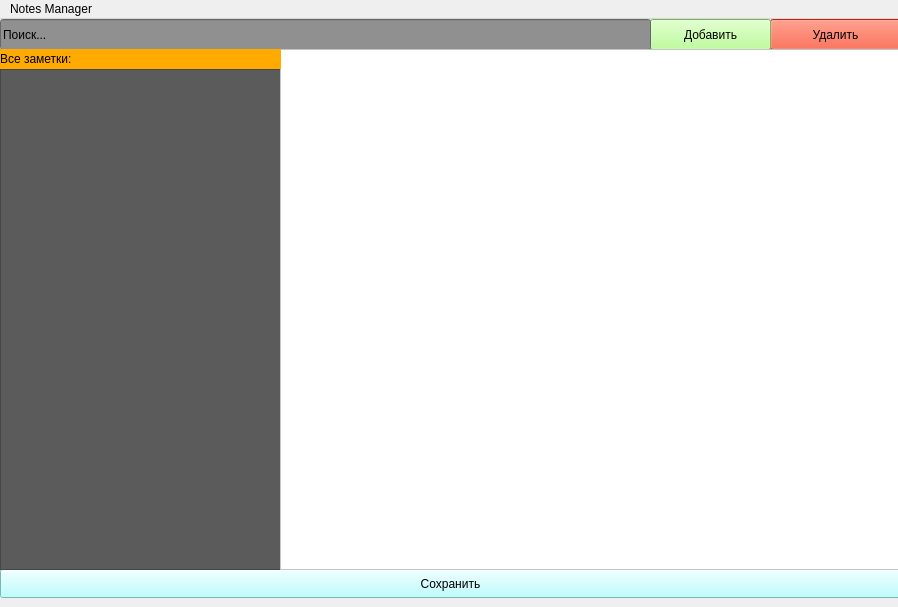
<?xml version="1.0" encoding="UTF-8"?>
<ui version="4.0">
 <class>MainWindow</class>
 <widget class="QMainWindow" name="MainWindow">
  <property name="geometry">
   <rect>
    <x>0</x>
    <y>0</y>
    <width>898</width>
    <height>607</height>
   </rect>
  </property>
  <property name="minimumSize">
   <size>
    <width>898</width>
    <height>607</height>
   </size>
  </property>
  <property name="maximumSize">
   <size>
    <width>898</width>
    <height>607</height>
   </size>
  </property>
  <property name="windowTitle">
   <string>MainWindow</string>
  </property>
  <widget class="QWidget" name="centralwidget">
   <widget class="QPushButton" name="pushButton">
    <property name="geometry">
     <rect>
      <x>770</x>
      <y>0</y>
      <width>131</width>
      <height>31</height>
     </rect>
    </property>
    <property name="styleSheet">
     <string notr="true">color: rgb(0, 0, 0);
background-color: rgb(255, 59, 20);</string>
    </property>
    <property name="text">
     <string>Удалить</string>
    </property>
   </widget>
   <widget class="QPushButton" name="pushButton_2">
    <property name="geometry">
     <rect>
      <x>650</x>
      <y>0</y>
      <width>121</width>
      <height>31</height>
     </rect>
    </property>
    <property name="styleSheet">
     <string notr="true">background-color: rgb(170, 255, 127);
color: rgb(0, 0, 0);</string>
    </property>
    <property name="text">
     <string>Добавить</string>
    </property>
   </widget>
   <widget class="QPushButton" name="pushButton_3">
    <property name="geometry">
     <rect>
      <x>0</x>
      <y>550</y>
      <width>901</width>
      <height>29</height>
     </rect>
    </property>
    <property name="styleSheet">
     <string notr="true">background-color: rgb(170, 255, 255);
color: rgb(0, 0, 0);</string>
    </property>
    <property name="text">
     <string>Сохранить</string>
    </property>
   </widget>
   <widget class="QListWidget" name="listWidget">
    <property name="geometry">
     <rect>
      <x>0</x>
      <y>50</y>
      <width>281</width>
      <height>501</height>
     </rect>
    </property>
    <property name="styleSheet">
     <string notr="true">background-color: rgb(91, 91, 91);</string>
    </property>
   </widget>
   <widget class="QLineEdit" name="lineEdit">
    <property name="geometry">
     <rect>
      <x>0</x>
      <y>0</y>
      <width>651</width>
      <height>31</height>
     </rect>
    </property>
    <property name="styleSheet">
     <string notr="true">background-color: rgb(144, 144, 144);</string>
    </property>
    <property name="text">
     <string>Поиск...</string>
    </property>
   </widget>
   <widget class="QTextEdit" name="textEdit">
    <property name="geometry">
     <rect>
      <x>280</x>
      <y>30</y>
      <width>621</width>
      <height>521</height>
     </rect>
    </property>
    <property name="styleSheet">
     <string notr="true">background-color: rgb(255, 255, 255);
color: rgb(0, 0, 0);</string>
    </property>
   </widget>
   <widget class="QLabel" name="label">
    <property name="geometry">
     <rect>
      <x>0</x>
      <y>30</y>
      <width>281</width>
      <height>20</height>
     </rect>
    </property>
    <property name="styleSheet">
     <string notr="true">background-color: rgb(255, 170, 0);</string>
    </property>
    <property name="text">
     <string>Все заметки:</string>
    </property>
   </widget>
  </widget>
  <widget class="QMenuBar" name="menubar">
   <property name="geometry">
    <rect>
     <x>0</x>
     <y>0</y>
     <width>898</width>
     <height>25</height>
    </rect>
   </property>
   <widget class="QMenu" name="menuNotes_Manager">
    <property name="title">
     <string>Notes Manager</string>
    </property>
   </widget>
   <addaction name="menuNotes_Manager"/>
  </widget>
 </widget>
 <resources/>
 <connections/>
</ui>
